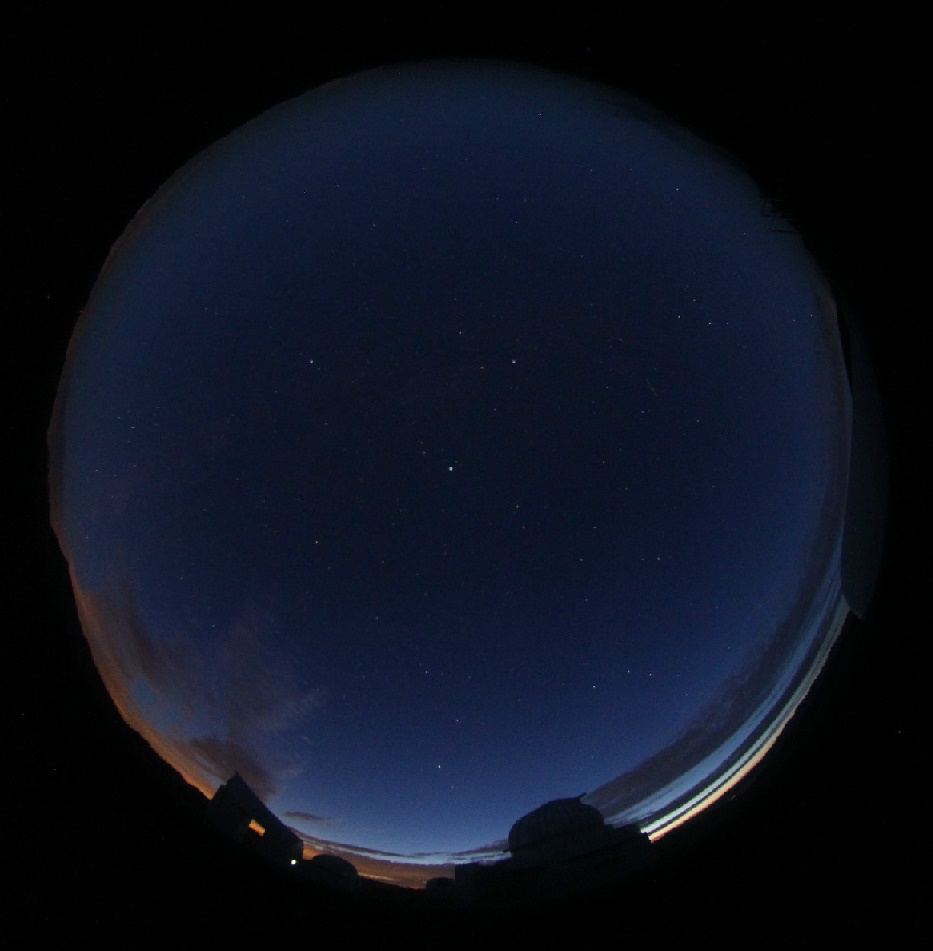
#> input picture Fisheye Images/11.jpg, 933 x 951 px
$ python -i circle_radial.py   (imports and definitions only)
#> lines starting #> are read from the running program, lines starting #| are printed output that depends on the picture; after the words box and inside, x2 and y2 are one past the last pixel; in counts of white or black regions, pixels touching at a corner belong together
### research/src/vals.py
"""VALS - Variable Angle Line Scan (变角度线扫描法).

Faithful Python port of findCircleParameter::revisedScanLineMethod
(program/findCircleParameter.cpp L355-837) + synthetic image generator +
an improved variant (clearly separated, NOT part of the source/paper).

Source behaviour reproduced (line numbers refer to findCircleParameter.cpp):
* L369  : 2N scan directions, theta_n = pi*n/(2N), n = 0..2N-1
* n == 0: horizontal rows, top->bottom and bottom->top, per-row
          (max-min) > threshold, tangent point = first argmax in that row
          (cv::minMaxLoc semantics, L385-425)
* 0<n<N : oblique lines y = tan(theta)*(i-x) scanned from the top-left corner
          (L444-498) and y = H-1-tan(theta)*(x-i) from the bottom-right
          (L506-560). max/min are CUMULATIVE over all pixels visited so far in
          this direction (not reset per line); the point stored is the
          (first) pixel that reached the running maximum.
* n == N: vertical columns, left->right and right->left (L581-623)
* N<n<2N: L643-756 (note L703 `imgSize.width - 1 / 2` == width, integer division)
* L433/569/631/765: a pair contributes a distance only when both sides are found
* L794-811: mean of pair distances; keep pairs with distance < mean (strict)
* L815: Kasa fit (with int truncation of centre and radius)

Coordinates: pixel (x to the right, y down), integer, as in the source.
"""
from __future__ import annotations

import math
from dataclasses import dataclass, field

import numpy as np

from kasa import kasa_fit_source, kasa_fit, CircleFit


# --------------------------------------------------------------------------
#  Synthetic data
# --------------------------------------------------------------------------
# [46 lines left out: functions synthetic_fisheye, synthetic_edge_points, not called in this run]


# --------------------------------------------------------------------------
#  Faithful port
# --------------------------------------------------------------------------
@dataclass
class ValsResult:
    ok: bool
    center: tuple | None
    radius: int | None
    center_float: tuple | None
    points: list = field(default_factory=list)       # all tangent points (pairs)
    distances: list = field(default_factory=list)    # pair distances
    valid_points: list = field(default_factory=list)
    angles_used: list = field(default_factory=list)
    mean_distance: float = float("nan")
    message: str = ""


def _to_int(v: float) -> int:
    """C++ double -> int conversion (truncation toward zero)."""
    return int(math.trunc(v))


class _Running:
    """Cumulative max/min with cv-like strict update semantics."""

    def __init__(self):
        self.mx, self.mn, self.pt = 0, 255, (0, 0)

    # [121 lines left out: functions feed, _scan_oblique, _scan_rows, _scan_cols, vals_source, not called in this run]


# --------------------------------------------------------------------------
#  Improvement (separate, NOT the source algorithm)
# --------------------------------------------------------------------------
def vals_improved(gray: np.ndarray, threshold: int = 40, N: int = 18, fitter=None) -> ValsResult:
    """Improved VALS (proposal): same tangent-line idea but
    * line positions are exact (no truncation, bilinear-free nearest sampling of
      every pixel crossed by using signed distance along the normal),
    * the tangent point is located as the extreme support point of the
      thresholded foreground in direction +-n (robust, sub-pixel by averaging the
      support set),
    * pair filtering uses a median/MAD rule instead of `< mean`,
    * small bright blobs (area < 0.5 % of the image) are discarded and tangent
      points touching the image border (clipped circle) are rejected,
    * final fit is geometric (orthogonal distance) with Huber loss.
    """
    from kasa import geometric_fit
    fitter = fitter or (lambda p: geometric_fit(p, loss="huber"))
    g = gray.astype(float)
    # foreground mask: pixel brighter than (dark background level + threshold)
    bg = np.percentile(g, 2)
    fg = g > bg + threshold
    # remove isolated specks: keep largest connected component
    import cv2
    nlab, lab, stats, _ = cv2.connectedComponentsWithStats(fg.astype(np.uint8), 8)
    if nlab <= 1:
        return ValsResult(False, None, None, None, message="empty foreground")
    areas = stats[1:, cv2.CC_STAT_AREA]
    keep_lab = 1 + np.nonzero(areas >= max(0.005 * fg.size, 0.05 * areas.max()))[0]   # drop small specks
    fg = np.isin(lab, keep_lab)
    H, W = fg.shape
    ys, xs = np.nonzero(fg)
    if xs.size == 0:
        return ValsResult(False, None, None, None, message="no foreground component large enough")
    pts, dist, angs = [], [], []
    for n in range(2 * N):
        th = math.pi * n / (2 * N)
        nx, ny = -math.sin(th), math.cos(th)   # normal of a line with inclination th
        s = xs * nx + ys * ny
        pair = []
        for sel in (s >= s.max() - 0.5, s <= s.min() + 0.5):
            px, py = xs[sel].mean(), ys[sel].mean()
            on_border = xs[sel].min() <= 0 or ys[sel].min() <= 0 or xs[sel].max() >= W - 1 or ys[sel].max() >= H - 1
            pair.append(None if on_border else (px, py))
        if None in pair:          # circle clipped by the image border in this direction
            continue
        pts += pair
        dist.append(math.hypot(pair[0][0] - pair[1][0], pair[0][1] - pair[1][1]))
        angs.append(th)
    if len(dist) < 2:
        return ValsResult(False, None, None, None, message="fewer than 2 unclipped tangent pairs")
    dist = np.array(dist)
    med = np.median(dist)
    mad = np.median(np.abs(dist - med)) + 1e-9
    keep = np.abs(dist - med) <= 3 * 1.4826 * mad + 1.0
    valid = [pts[2 * i + k] for i in np.nonzero(keep)[0] for k in (0, 1)]
    c = fitter(np.array(valid, float))
    return ValsResult(bool(c.ok), (c.cx, c.cy), c.r, (c.cx, c.cy, c.r), points=pts,
                      distances=list(dist), valid_points=valid, angles_used=angs,
                      mean_distance=float(dist.mean()))

### research/src/kasa.py
"""Circle fitting: Kasa (as in the source and the paper), plus Pratt / Taubin /
geometric (Levenberg-Marquardt) and a RANSAC wrapper for comparison.

Source reference: program/findCircleParameter.cpp, CircleFitByKasa (L840-879).
Paper reference:  Eq. (1)-(3), section 2.

Kasa model (algebraic):
    (x-a)^2 + (y-b)^2 = r^2
 => x^2 + y^2 = 2a*x + 2b*y + (r^2 - a^2 - b^2)
 => x^2 + y^2 = p1*x + p2*y + p3        (linear in p = [p1, p2, p3])
    A = [x y 1],  B = x^2 + y^2,  p = pinv(A) B
    a = p1/2, b = p2/2, r = sqrt((p1^2 + p2^2)/4 + p3)

All coordinates here are *pixel* coordinates (x right, y down) unless stated.
"""
from __future__ import annotations

import numpy as np
from dataclasses import dataclass

try:
    from scipy.optimize import least_squares
except Exception:  # pragma: no cover
    least_squares = None


@dataclass
class CircleFit:
    cx: float
    cy: float
    r: float
    ok: bool = True
    method: str = ""

    # [4 lines left out: function residuals, not called in this run]

    def rms(self, pts) -> float:
        return float(np.sqrt(np.mean(self.residuals(pts) ** 2)))


def _check(pts) -> np.ndarray:
    pts = np.asarray(pts, dtype=float)
    if pts.ndim != 2 or pts.shape[1] != 2:
        raise ValueError("points must be an (n, 2) array")
    if not np.all(np.isfinite(pts)):
        raise ValueError("points contain NaN/inf")
    return pts


def kasa_fit(pts) -> CircleFit:
    """Kasa fit in double precision (continuous version, no truncation)."""
    pts = _check(pts)
    if len(pts) < 3:
        return CircleFit(np.nan, np.nan, np.nan, ok=False, method="kasa")
    x, y = pts[:, 0], pts[:, 1]
    A = np.column_stack([x, y, np.ones_like(x)])
    B = x * x + y * y
    p, *_ = np.linalg.lstsq(A, B, rcond=None)   # == pinv(A) @ B (SVD based)
    p1, p2, p3 = p
    r2 = (p1 * p1 + p2 * p2) / 4.0 + p3
    if not np.isfinite(r2) or r2 <= 0:
        return CircleFit(np.nan, np.nan, np.nan, ok=False, method="kasa")
    return CircleFit(p1 / 2.0, p2 / 2.0, float(np.sqrt(r2)), method="kasa")


# [105 lines left out: functions kasa_fit_source, pratt_fit, taubin_fit, not called in this run]


def geometric_fit(pts, init: CircleFit | None = None, loss: str = "linear") -> CircleFit:
    """Orthogonal-distance fit (minimize sum (|p-c|-r)^2) with scipy least_squares.
    loss='soft_l1' or 'huber' gives a robust M-estimator."""
    pts = _check(pts)
    if len(pts) < 3 or least_squares is None:
        return CircleFit(np.nan, np.nan, np.nan, ok=False, method="geometric")
    init = init or kasa_fit(pts)
    if not init.ok:
        init = CircleFit(*pts.mean(0), float(np.std(pts)), method="init")
    f = lambda q: np.hypot(pts[:, 0] - q[0], pts[:, 1] - q[1]) - q[2]
    res = least_squares(f, [init.cx, init.cy, init.r], loss=loss, f_scale=1.0)
    return CircleFit(*res.x, ok=bool(res.success), method=f"geometric[{loss}]")


# [21 lines left out: function ransac_kasa, not called in this run]


FITTERS = {
    "kasa": kasa_fit,
    "pratt": pratt_fit,
    "taubin": taubin_fit,
    "geometric": geometric_fit,
    "geometric_huber": lambda p: geometric_fit(p, loss="huber"),
    "ransac_kasa": ransac_kasa,
}

### research/improved/circle_radial.py
"""T5 (improvement proposal): threshold-free refinement of the fisheye circle.

Start from any coarse circle (e.g. VALS with any threshold). For n angles, sample the radial
intensity profile I(r) on [0.6 R, 1.3 R] (bilinear, averaged over a small tangential window),
smooth it and take the edge as the position of the strongest outward DROP dI/dr (sub-pixel by
a parabola through the extremum). A gradual vignetting fall-off has a much smaller slope than
the cut-off of the image circle, so no grey-level threshold is needed. Angles whose profile
leaves the image (clipped circle) or whose drop is weak are rejected; the circle is fitted with
a geometric Huber fit and residual outliers (> 3 MAD) are removed; the whole procedure is
iterated from the new estimate.
"""
from __future__ import annotations

import math
import os
import sys
from dataclasses import dataclass, field

import cv2
import numpy as np

sys.path.insert(0, os.path.join(os.path.dirname(os.path.abspath(__file__)), "..", "src"))
from kasa import geometric_fit  # noqa: E402


@dataclass
class RadialResult:
    ok: bool
    cx: float = float("nan")
    cy: float = float("nan")
    r: float = float("nan")
    n_used: int = 0
    n_angles: int = 0
    rms_residual: float = float("nan")
    history: list = field(default_factory=list)

    # [4 lines left out: function reliable, not called in this run]


def refine_circle(gray: np.ndarray, cx: float, cy: float, r: float, n_angles: int = 720,
                  r_lo: float = 0.6, r_hi: float = 1.3, step: float = 0.25, sigma: float = 2.0,
                  tang: int = 5, iters: int = 3, first_lo: float = 0.4, first_hi: float = 1.8) -> RadialResult:
    g = gray.astype(np.float32)
    H, W = g.shape
    res = RadialResult(False, n_angles=n_angles)
    for it in range(iters):
        lo, hi = (first_lo, first_hi) if it == 0 else (r_lo, r_hi)   # wide first pass: coarse r may be far off
        radii = np.arange(lo * r, hi * r, step, dtype=np.float64)
        ang = (np.arange(n_angles) + 0.5) * 2 * math.pi / n_angles
        # tangential window of +-0.5 * (2pi/n_angles) split in `tang` sub-rays
        dt = (np.arange(tang) - (tang - 1) / 2) / tang * (2 * math.pi / n_angles)
        A = ang[:, None, None] + dt[None, :, None]
        X = (cx + radii[None, None, :] * np.cos(A)).astype(np.float32)
        Y = (cy + radii[None, None, :] * np.sin(A)).astype(np.float32)
        inside = (X >= 0) & (X <= W - 1) & (Y >= 0) & (Y <= H - 1)
        prof = cv2.remap(g, X.reshape(-1, radii.size), Y.reshape(-1, radii.size), cv2.INTER_LINEAR,
                         borderMode=cv2.BORDER_CONSTANT, borderValue=-1).reshape(X.shape)
        prof = prof.mean(1)                                    # (n_angles, n_r)
        valid_ray = inside.all(1)                              # (n_angles, n_r)
        # smooth along r and differentiate (units: grey level per pixel)
        k = max(1, int(round(3 * sigma / step)))
        t = np.arange(-k, k + 1) * step
        gk = np.exp(-t ** 2 / (2 * sigma ** 2)); gk /= gk.sum()
        sm = np.apply_along_axis(lambda p: np.convolve(p, gk, mode="same"), 1, prof)
        d = np.gradient(sm, step, axis=1)
        d[:, :k + 1] = 0; d[:, -k - 1:] = 0
        # background level and noise, measured on the smoothed profiles themselves (no user threshold):
        # the outer 20 % of every in-image ray, median over rays (robust to rays that end inside the circle)
        if it == 0:
            lv, sd = [], []
            for a_ in range(n_angles):
                vi = np.nonzero(valid_ray[a_, k + 1:radii.size - k - 1])[0] + k + 1
                if vi.size > 40:
                    seg = sm[a_, vi[-max(8, vi.size // 5):]]
                    lv.append(np.median(seg)); sd.append(np.std(seg))
            bg, nz = float(np.median(lv)), float(np.median(sd))
            bg_thr = bg + max(6 * nz, 2.0)
        # outermost departure from the background level (scene edges inside the circle can be
        # stronger than the rim, so "strongest drop on the ray" is not used on its own)
        bright = (sm > bg_thr) & valid_ray
        has = bright.any(1)
        b = np.where(has, radii.size - 1 - np.argmax(bright[:, ::-1], axis=1), 0)
        w = int(round(3 * sigma / step))
        dd = d.copy()
        idx = np.arange(radii.size)[None, :]
        dd[(idx < (b - w)[:, None]) | (idx > (b + w)[:, None])] = np.inf
        i0 = np.argmin(dd, axis=1)                             # strongest drop next to that point
        i0 = np.where(has, i0, 0)
        strength = np.where(has & (b < radii.size - 1 - k), -d[np.arange(n_angles), i0], 0.0)
        # sub-pixel parabola
        im, ip = np.clip(i0 - 1, 0, radii.size - 1), np.clip(i0 + 1, 0, radii.size - 1)
        ym, y0, yp = d[np.arange(n_angles), im], d[np.arange(n_angles), i0], d[np.arange(n_angles), ip]
        den = ym - 2 * y0 + yp
        with np.errstate(divide="ignore", invalid="ignore"):
            off = np.where(np.abs(den) > 1e-9, 0.5 * (ym - yp) / den, 0.0)
        re = radii[i0] + np.clip(off, -1, 1) * step
        # reject: the profile around the edge must be fully inside the image; weak drops
        margin = int(round(4 * sigma / step))
        ok_in = np.array([valid_ray[a, max(0, i - margin):i + margin + 1].all() for a, i in enumerate(i0)])
        ok = ok_in & (strength > 0.25 * np.median(strength[ok_in])) if ok_in.any() else ok_in
        if ok.sum() < 12:
            return res
        P = np.c_[cx + re[ok] * np.cos(ang[ok]), cy + re[ok] * np.sin(ang[ok])]
        fit = geometric_fit(P, loss="huber")
        resid = np.abs(np.hypot(P[:, 0] - fit.cx, P[:, 1] - fit.cy) - fit.r)
        mad = np.median(np.abs(resid - np.median(resid))) * 1.4826 + 1e-6
        keep = resid <= np.median(resid) + 3 * mad + 0.5
        fit = geometric_fit(P[keep], loss="huber")
        resid = np.hypot(P[keep, 0] - fit.cx, P[keep, 1] - fit.cy) - fit.r
        cx, cy, r = fit.cx, fit.cy, fit.r
        res = RadialResult(True, cx, cy, r, int(keep.sum()), n_angles, float(np.sqrt(np.mean(resid ** 2))),
                           res.history + [(cx, cy, r)])
    return res


def auto_threshold(gray: np.ndarray) -> int:
    """data-driven coarse threshold: half way between the dark background (2nd percentile) and the
    Otsu level of the blurred image. Only used for the coarse start; the refinement is threshold-free."""
    b = cv2.GaussianBlur(gray, (0, 0), 2)
    otsu, _ = cv2.threshold(b, 0, 255, cv2.THRESH_BINARY + cv2.THRESH_OTSU)
    bg = float(np.percentile(b, 2))
    return int(max(3, round((otsu - bg) / 2)))


def detect_circle(gray: np.ndarray, threshold="auto", **kw) -> RadialResult:
    """coarse circle from the improved VALS, then threshold-free refinement."""
    from vals import vals_improved
    t = auto_threshold(gray) if threshold == "auto" else int(threshold)
    v = vals_improved(gray, t)
    if not v.ok:
        H, W = gray.shape
        return refine_circle(gray, W / 2, H / 2, min(H, W) / 2, **kw)
    return refine_circle(gray, v.center[0], v.center[1], v.radius, **kw)

>>> import cv2
>>> picture = cv2.imread('../../Fisheye Images/11.jpg', cv2.IMREAD_GRAYSCALE)
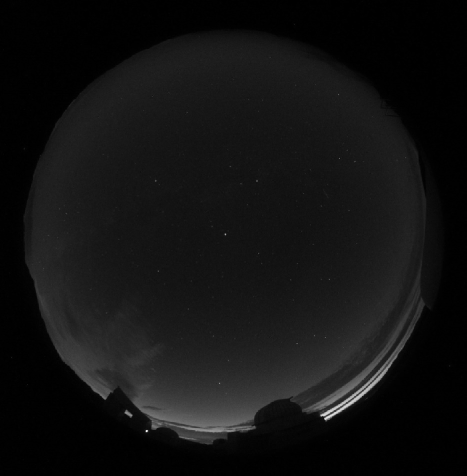
#> picture: shape (951, 933) (shown at 1/2 size); min 0, max 253, mean 18.4
>>> result = detect_circle(picture)
#> in auto_threshold, `otsu, _ = cv2.threshold(b, 0, 255, cv2.THRESH_BINARY + cv2.THRESH_OTSU)`: otsu = 15
#> in auto_threshold, `bg = float(np.percentile(b, 2))`: bg = 0
#> in detect_circle, `t = auto_threshold(gray) if threshold == "auto" else int(threshold)`: t = 8
#> in vals_improved, `bg = np.percentile(g, 2)`: bg = 0
#> in vals_improved, `fg = g > bg + threshold`:
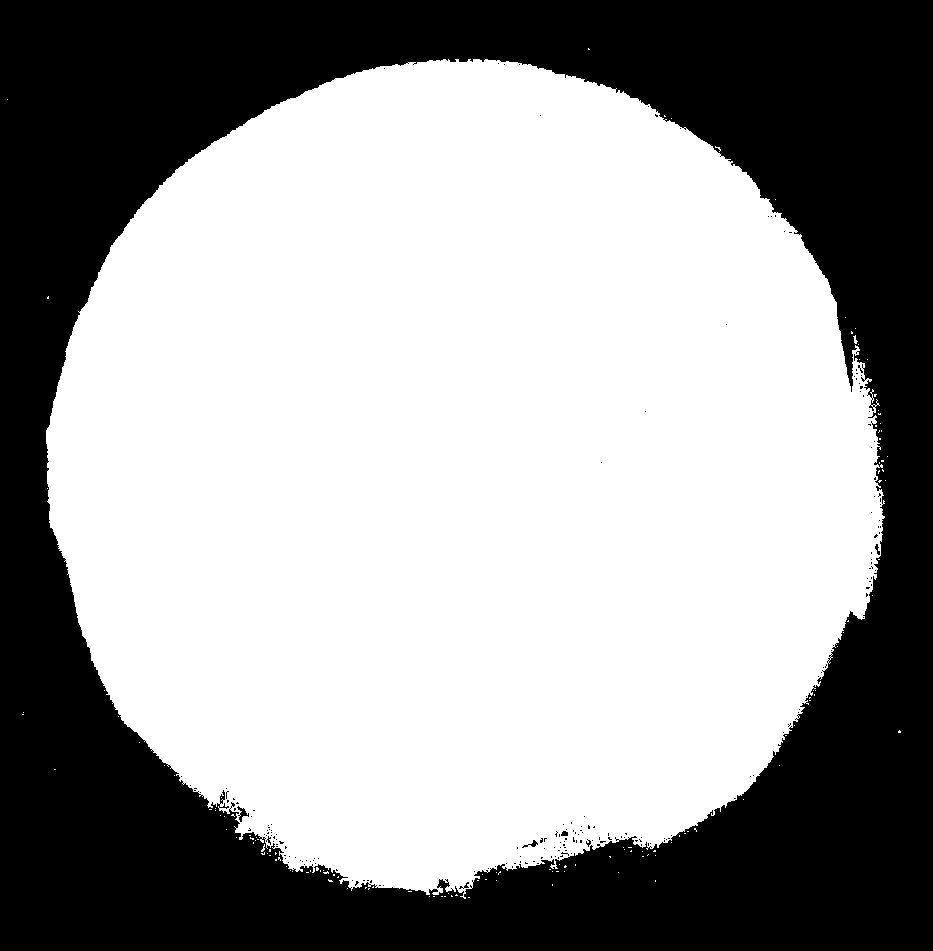
#> fg: shape (951, 933) bool; 60.7% white; 198 black regions (192 under 20 px), largest, box (x1, y1, x2, y2) and area: (0, 0, 933, 951) 348076, (237, 806, 249, 822) 73, (522, 840, 538, 848) 43, (561, 831, 568, 836) 29, (875, 544, 880, 555) 28, (459, 882, 469, 889) 25
#> in vals_improved, `nlab, lab, stats, _ = cv2.connectedComponentsWithStats(fg.astype(np.ui..`:
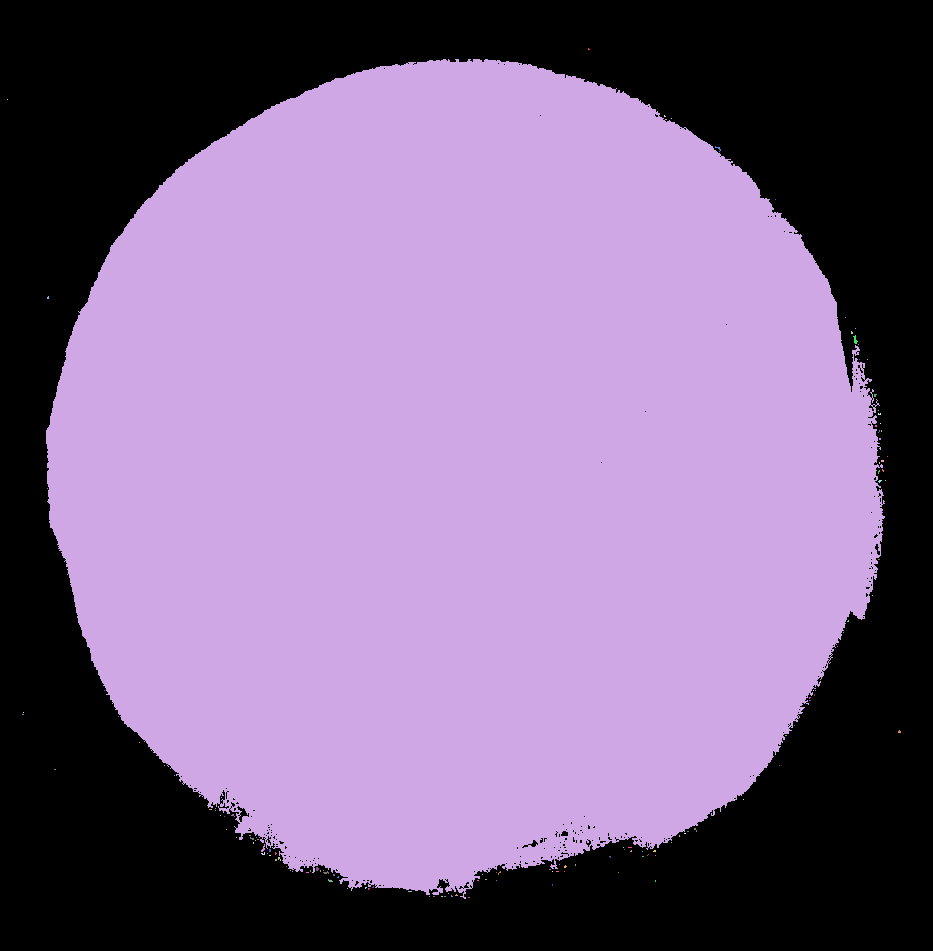
#> lab: shape (951, 933) int32; 134 distinct labels, from 0 to 133; one colour per label, 0 black
#> in vals_improved, `nlab, lab, stats, _ = cv2.connectedComponentsWithStats(fg.astype(np.ui..`: nlab = 134; stats = 134 rows, first 6: [0, 0, 933, 951, 348768], [588, 48, 2, 2, 3], [46, 59, 839, 840, 538139], [7, 99, 1, 1, 1], [664, 115, 2, 2, 3], [671, 118, 1, 1, 1]
#> in vals_improved, `areas = stats[1:, cv2.CC_STAT_AREA]`: areas = 133 values, max 538139 at index 1, min 1 at index 2, mean 4049
#> in vals_improved, `keep_lab = 1 + np.nonzero(areas >= max(0.005 * fg.size, 0.05 * areas.m..`: keep_lab = [2]
#> after the loop in vals_improved, `for n in range(2 * N):`: angs = 36 values from 0 to 3.05; dist = 36 values, max 845.8 at index 4, min 828.9 at index 14, mean 838.8; pts = 72 pairs, first value 46 to 884, second value 59 to 898
#> in vals_improved, `med = np.median(dist)`: med = 839
#> in vals_improved, `mad = np.median(np.abs(dist - med)) + 1e-9`: mad = 3.79
#> in vals_improved, `valid = [pts[2 * i + k] for i in np.nonzero(keep)[0] for k in (0, 1)]`: valid has the same summary as pts
#> the loop in refine_circle, `for it in range(iters):` made 3 passes
#> (mad, cx, r) on passes 1 to 3: (1.8, 464.3, 423.3), (1.74, 464.3, 423.4), (1.69, 464.4, 423.3)
#> pass 1, in refine_circle, `prof = prof.mean(1)`:
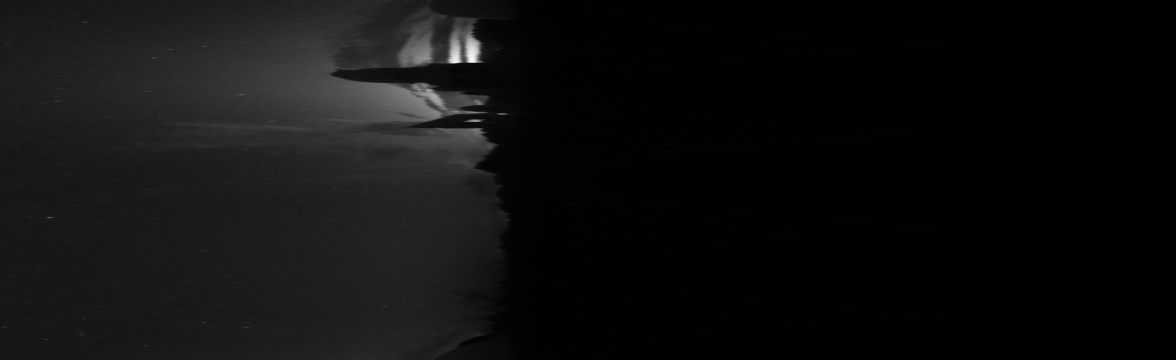
#> prof: shape (720, 2352) float32 (shown at 1/2 size); min -1, max 224.2, mean 12.5; drawn with min black and max white
#> (the rest of the program and of its run is left out)
